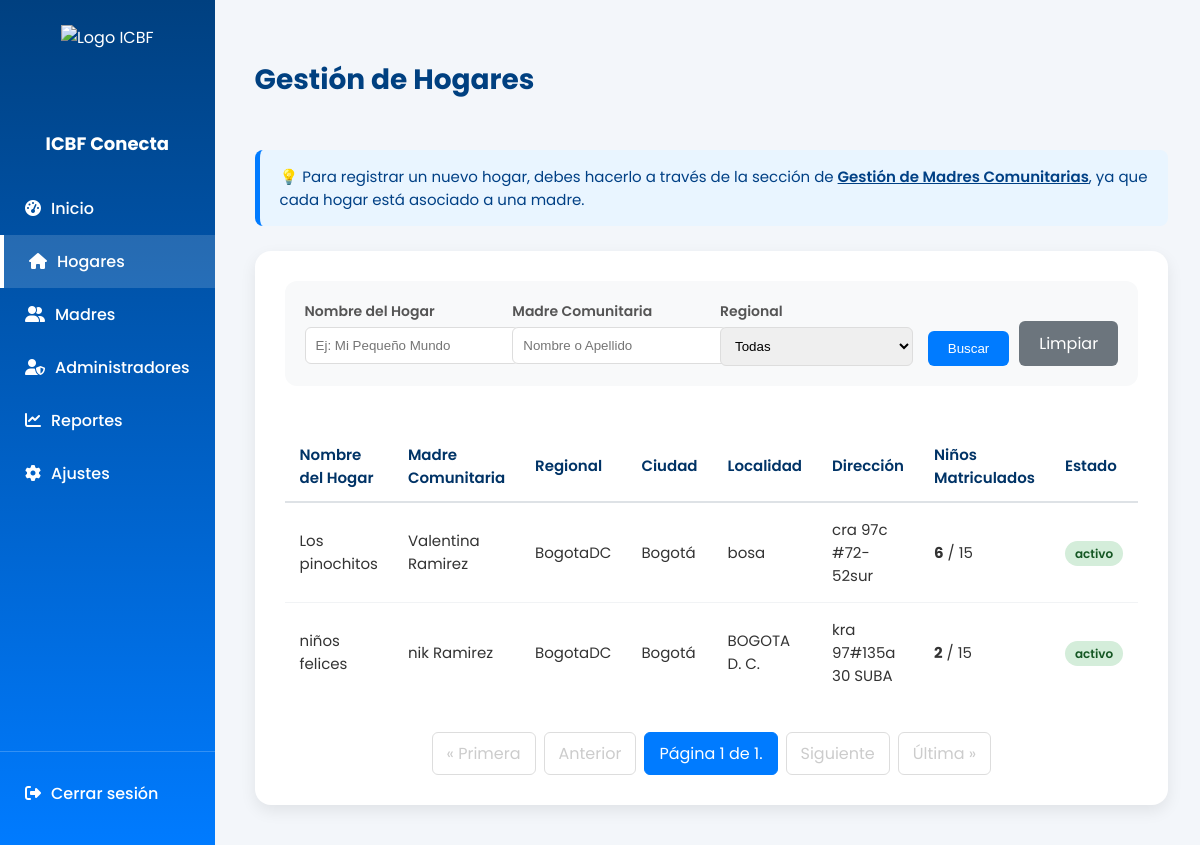
The page /hogares/ (signed in) on the database its author committed.
### core/models.py (models this page shows, shortened)
class HogarComunitario(models.Model):
    regional = models.ForeignKey(Regional, on_delete=models.PROTECT, related_name='hogares')
    ciudad = models.ForeignKey(Ciudad, on_delete=models.PROTECT, related_name='hogares')
    nombre_hogar = models.CharField(max_length=100)
    direccion = models.CharField(max_length=200)
    localidad = models.CharField(max_length=100)
    barrio = models.CharField(max_length=100, null=True, blank=True)
    estrato = models.IntegerField(null=True, blank=True)
    num_habitaciones = models.IntegerField(null=True, blank=True)
    num_banos = models.IntegerField(null=True, blank=True)
    material_construccion = models.CharField(max_length=100, null=True, blank=True)
    riesgos_cercanos = models.TextField(null=True, blank=True)
    fotos_interior = models.FileField(upload_to='hogares/fotos_interior/', null=True, blank=True)
    fotos_exterior = models.FileField(upload_to='hogares/fotos_exterior/', null=True, blank=True)
    geolocalizacion_lat = models.DecimalField(max_digits=10, decimal_places=7, null=True, blank=True)
    geolocalizacion_lon = models.DecimalField(max_digits=10, decimal_places=7, null=True, blank=True)
    tipo_tenencia = models.CharField(max_length=50, choices=[
        ('Propia', 'Propia'),
        ('Arrendada', 'Arrendada'),
        ('Comodato', 'Comodato')
    ], null=True, blank=True)
    documento_tenencia_pdf = models.FileField(upload_to='hogares/documentos_tenencia/', null=True, blank=True)
    capacidad_maxima = models.IntegerField(default=15)
    estado = models.CharField(
        max_length=20,
        choices=[
            ('activo', 'activo'),
            ('inactivo', 'inactivo'),
            ('en_mantenimiento', 'en_mantenimiento')
        ],
        default='activo'
    )
    madre = models.ForeignKey(MadreComunitaria, on_delete=models.PROTECT, related_name='hogares_asignados')
    fecha_registro = models.DateTimeField(auto_now_add=True)
    class Meta:
        db_table = 'hogares_comunitarios'

class MadreComunitaria(models.Model):
    usuario = models.OneToOneField(Usuario, on_delete=models.CASCADE, related_name='madre_profile')
    NIVEL_ESCOLARIDAD_CHOICES = [
        ('Primaria', 'Primaria'),
        ('Bachiller', 'Bachiller'),
        ('Técnico', 'Técnico'),
        ('Tecnólogo', 'Tecnólogo'),
        ('Profesional', 'Profesional')
    ]
    nivel_escolaridad = models.CharField(max_length=100, choices=NIVEL_ESCOLARIDAD_CHOICES)
    titulo_obtenido = models.CharField(max_length=150, null=True, blank=True)
    institucion = models.CharField(max_length=150, null=True, blank=True)
    experiencia_previa = models.TextField(null=True, blank=True)
    no_retirado_icbf = models.BooleanField(default=False)
    disponibilidad_tiempo = models.BooleanField(default=False)
    firma_digital = models.FileField(upload_to='madres_documentos/firmas/', null=True, blank=True)
    foto_madre = models.ImageField(upload_to='madres_documentos/fotos/', null=True, blank=True)
    documento_identidad_pdf = models.FileField(upload_to='madres_documentos/cedulas/', null=True, blank=True)
    certificado_escolaridad_pdf = models.FileField(upload_to='madres_documentos/educacion/', null=True, blank=True)
    certificado_antecedentes_pdf = models.FileField(upload_to='madres_documentos/antecedentes/', null=True, blank=True)
    certificado_medico_pdf = models.FileField(upload_to='madres_documentos/medico/', null=True, blank=True)
    certificado_residencia_pdf = models.FileField(upload_to='madres_documentos/residencia/', null=True, blank=True)
    cartas_recomendacion_pdf = models.FileField(upload_to='madres_documentos/recomendaciones/', null=True, blank=True)
    fecha_registro = models.DateTimeField(auto_now_add=True)
    class Meta:
        db_table = 'madres_comunitarias'

class Usuario(AbstractUser):
    TIPO_DOCUMENTO_CHOICES = [
        ('CC', 'Cédula de ciudadanía'),
        ('TI', 'Tarjeta de identidad'),
        ('CE', 'Cédula de extranjería'),
        ('PA', 'Pasaporte'),
    ]
    username = None
    tipo_documento = models.CharField(max_length=5, choices=TIPO_DOCUMENTO_CHOICES, default='CC')
    documento = models.BigIntegerField(unique=True)
    nombres = models.CharField(max_length=50)
    apellidos = models.CharField(max_length=50)
    correo = models.EmailField(max_length=100, unique=True)
    direccion = models.CharField(max_length=100, null=True, blank=True)
    telefono = models.CharField(max_length=20, null=True, blank=True)
    rol = models.ForeignKey(Rol, on_delete=models.PROTECT, null=True)
    foto_admin = models.ImageField(upload_to=admin_upload_path, null=True, blank=True)
    fecha_creacion = models.DateTimeField(auto_now_add=True)
    fecha_actualizacion = models.DateTimeField(auto_now=True)
    EMAIL_FIELD = 'correo'
    USERNAME_FIELD = 'documento'
    REQUIRED_FIELDS = ['nombres', 'apellidos', 'correo', 'tipo_documento']
    objects = CustomUserManager()
    class Meta:
        db_table = 'usuarios'

class Regional(models.Model):
    nombre = models.CharField(max_length=100, unique=True)
    class Meta:
        db_table = 'regionales'
        verbose_name = 'Regional'
        verbose_name_plural = 'Regionales'

class Ciudad(models.Model):
    nombre = models.CharField(max_length=120)
    regional = models.ForeignKey(Regional, on_delete=models.CASCADE, related_name="ciudades")

### core/views.py (the view)
# urls.py: path('hogares/', views.listar_hogares, name='listar_hogares'), # <-- NUEVA RUTA
@login_required
@rol_requerido('administrador')
def listar_hogares(request):
    query_nombre = request.GET.get('nombre_hogar', '')
    query_madre = request.GET.get('madre', '')
    query_regional = request.GET.get('regional', '')
    hogares = HogarComunitario.objects.select_related(
        'madre__usuario', 'regional'
    ).annotate(
        num_ninos=Count('ninos')
    ).order_by('regional__nombre', 'nombre_hogar')
    if query_nombre:
        hogares = hogares.filter(nombre_hogar__icontains=query_nombre)
    if query_madre:
        hogares = hogares.filter(Q(madre__usuario__nombres__icontains=query_madre) | Q(madre__usuario__apellidos__icontains=query_madre))
    if query_regional:
        hogares = hogares.filter(regional_id=query_regional)
    paginator = Paginator(hogares, 5) # 5 hogares por página
    page_number = request.GET.get('page')
    hogares_paginados = paginator.get_page(page_number)
    context = {
        'hogares': hogares_paginados, # Enviar el objeto paginado
        'regionales_filtro': Regional.objects.all().order_by('nombre'), # Para el dropdown de filtros
        'filtros': {
            'nombre_hogar': query_nombre,
            'madre': query_madre,
            'regional': query_regional,
        },
        'paginator': paginator # Opcional
    }
    return render(request, 'admin/hogares_list.html', context)

### core/views.py (called while the page is built)
def rol_requerido(nombre_rol):
    def decorator(view_func):
        @wraps(view_func)
        def _wrapped_view(request, *args, **kwargs):
            if not request.user.is_authenticated or not hasattr(request.user, 'rol') or request.user.rol.nombre_rol != nombre_rol:
                messages.error(request, 'Acceso denegado. No tienes los permisos necesarios.')
                return redirect('home')  # Redirigir a una página de inicio o de error
            return view_func(request, *args, **kwargs)
        return _wrapped_view
    return decorator

### icbfconecta/context_processors.py (called while the page is built)
def user_context(request):
    context = {}
    if request.user.is_authenticated:
        nombre_completo = f"{request.user.nombres} {request.user.apellidos}".strip()
        context['nombre_madre'] = nombre_completo
        if hasattr(request.user, 'madre_profile') and request.user.madre_profile.foto_madre:
            context['foto_perfil_url'] = request.user.madre_profile.foto_madre.url
    return context

### templates/admin/hogares_list.html (shortened to what this page needs)
{% load static %}
<!DOCTYPE html>
<html lang="es">
<head>
  <link rel="stylesheet" href="https://cdnjs.cloudflare.com/ajax/libs/font-awesome/6.5.0/css/all.min.css">
</head>
<body>
  <div class="sidebar">
    <img src="{% static 'img/logoSinFondo.png' %}" alt="Logo ICBF" />
    <h2>ICBF Conecta</h2>
    <a href="{% url 'admin_dashboard' %}"><i class="fa-solid fa-tachometer-alt"></i> Inicio</a>
    <a href="{% url 'listar_hogares' %}" class="active"><i class="fa-solid fa-house"></i> Hogares</a>
    <a href="{% url 'listar_madres' %}"><i class="fa-solid fa-user-group"></i> Madres</a>
    <a href="{% url 'listar_administradores' %}"><i class="fa-solid fa-user-shield"></i> Administradores</a>
    <a href="{% url 'admin_reportes' %}" ><i class="fa-solid fa-chart-line"></i> Reportes</a>
    <div class="dropdown">
      <a href="#"><i class="fa-solid fa-cog"></i> Ajustes</a>
    </div>
    <div class="logout">
      <form method="post" action="{% url 'logout' %}" style="display: inline;">
        <button type="submit" style="background: none; border: none; color: white; cursor: pointer; padding: 14px 25px; display: flex; align-items: center; gap: 10px; font-family: 'Poppins', sans-serif; font-size: 16px; font-weight: 500; width: 100%; text-align: left;">
          <i class="fa-solid fa-right-from-bracket"></i> Cerrar sesión
        </button>
      </form>
    </div>
  </div>
  <div class="main">
    <header>
      <h1>Gestión de Hogares</h1>
    </header>
    <div class="info-box">
      💡 Para registrar un nuevo hogar, debes hacerlo a través de la sección de <a href="{% url 'listar_madres' %}">Gestión de Madres Comunitarias</a>, ya que cada hogar está asociado a una madre.
    </div>
    <div class="tabla-container">
      <div class="top-bar">
        <form method="get" action="{% url 'listar_hogares' %}" class="filtros-form">
          <div class="form-group">
            <label for="nombre_hogar">Nombre del Hogar</label>
            <input type="text" name="nombre_hogar" id="nombre_hogar" value="{{ filtros.nombre_hogar|default:'' }}" placeholder="Ej: Mi Pequeño Mundo">
          </div>
          <div class="form-group">
            <label for="madre">Madre Comunitaria</label>
            <input type="text" name="madre" id="madre" value="{{ filtros.madre|default:'' }}" placeholder="Nombre o Apellido">
          </div>
          <div class="form-group">
            <label for="regional">Regional</label>
            <select name="regional" id="regional">
              <option value="">Todas</option>
            </select>
          </div>
          <div class="actions">
            <button type="submit" class="btn-filtro btn-buscar">Buscar</button>
            <a href="{% url 'listar_hogares' %}" class="btn-filtro btn-limpiar">Limpiar</a>
          </div>
        </form>
      </div>
      <table>
        <thead>
          <tr>
            <th>Nombre del Hogar</th>
            <th>Madre Comunitaria</th>
            <th>Regional</th>
            <th>Ciudad</th>
            <th>Localidad</th>
            <th>Dirección</th>
            <th>Niños Matriculados</th>
            <th>Estado</th>
          </tr>
        </thead>
        <tbody>
          {% for hogar in hogares %}
          <tr>
            <td>{{ hogar.nombre_hogar }}</td>
            <td>{{ hogar.madre.usuario.nombres }} {{ hogar.madre.usuario.apellidos }}</td>
            <td>{{ hogar.regional.nombre|default:"N/A" }}</td>
            <td>{{ hogar.ciudad.nombre|default:"N/A" }}</td>
            <td>{{ hogar.localidad }}</td>
            <td>{{ hogar.direccion }}</td>
            <td>
              <strong>{{ hogar.num_ninos }}</strong> / {{ hogar.capacidad_maxima }}
            </td>
            <td>
              <span class="estado {{ hogar.estado }}">{{ hogar.get_estado_display }}</span>
            </td>
          </tr>
          {% empty %}
            <td colspan="7" style="text-align: center; padding: 20px;">No hay hogares registrados.</td>
          </tr>
          {% endfor %}
        </tbody>
      </table>
      <div class="pagination">
        {% if hogares.has_previous %}
          <a href="?page=1{% for key, value in filtros.items %}&{{ key }}={{ value }}{% endfor %}">&laquo; Primera</a>
          <a href="?page={{ hogares.previous_page_number }}{% for key, value in filtros.items %}&{{ key }}={{ value }}{% endfor %}">Anterior</a>
        {% else %}
          <span class="disabled">&laquo; Primera</span>
          <span class="disabled">Anterior</span>
        {% endif %}
        <span class="current">
          Página {{ hogares.number }} de {{ hogares.paginator.num_pages }}.
        </span>
        {% if hogares.has_next %}
          <a href="?page={{ hogares.next_page_number }}{% for key, value in filtros.items %}&{{ key }}={{ value }}{% endfor %}">Siguiente</a>
          <a href="?page={{ hogares.paginator.num_pages }}{% for key, value in filtros.items %}&{{ key }}={{ value }}{% endfor %}">Última &raquo;</a>
        {% else %}
          <span class="disabled">Siguiente</span>
          <span class="disabled">Última &raquo;</span>
        {% endif %}
      </div>
    </div>
  </div>
</body>
</html>

### templates/admin/hogares_list.html (style rules this page uses)
body { font-family: "Poppins", sans-serif; background-color: #f3f6fa; color: #333; display: flex; min-height: 100vh; margin: 0; }
.sidebar { width: 250px; background: linear-gradient(180deg, #004080, #007bff); color: white; display: flex; flex-direction: column; padding: 25px 0; }
.sidebar img { height: 70px; margin: 0 auto 20px; }
.sidebar h2 { text-align: center; font-weight: 700; margin-bottom: 25px; font-size: 18px; }
.sidebar a { color: white; text-decoration: none; padding: 14px 25px; display: flex; align-items: center; gap: 10px; font-weight: 500; transition: background 0.3s ease; }
.sidebar a:hover, .sidebar a.active { background: rgba(255, 255, 255, 0.15); border-left: 4px solid #ffffff; }
.sidebar .dropdown { position: relative; }
.sidebar .logout { margin-top: auto; border-top: 1px solid rgba(255,255,255,0.2); padding-top: 15px; }
.main { flex: 1; padding: 40px; }
.main header { display: flex; justify-content: space-between; align-items: center; margin-bottom: 30px; }
.main header h1 { font-size: 28px; color: #004080; font-weight: 700; }
.top-bar { display: flex; justify-content: space-between; align-items: flex-start; margin-bottom: 25px; }
.filtros-form { display: flex; gap: 15px; margin-bottom: 20px; background-color: #f8f9fa; padding: 20px; border-radius: 12px; }
.filtros-form input, .filtros-form select { width: 100%; padding: 10px; border: 1px solid #ddd; border-radius: 6px; }
.filtros-form .form-group { flex: 1; }
.filtros-form label { display: block; margin-bottom: 5px; font-weight: 600; color: #555; font-size: 14px; }
.filtros-form .actions { display: flex; align-items: flex-end; gap: 10px; }
.btn-filtro { padding: 10px 20px; border: none; border-radius: 6px; cursor: pointer; color: white; }
.btn-buscar { background-color: #007bff; }
.btn-limpiar { background-color: #6c757d; text-decoration: none; display: inline-block; text-align: center; }
.tabla-container { background-color: white; border-radius: 16px; padding: 30px; box-shadow: 0 6px 16px rgba(0,0,0,0.08); }
table { width: 100%; border-collapse: collapse; font-size: 15px; }
thead { border-bottom: 2px solid #dee2e6; }
th { padding: 12px 15px; text-align: left; font-weight: 600; color: #003366; }
td { padding: 15px; border-bottom: 1px solid #f1f3f5; }
tbody tr:last-child td { border-bottom: none; }
.info-box { background-color: #e9f5ff; border-left: 5px solid #007bff; padding: 15px 20px; margin-bottom: 25px; border-radius: 8px; font-size: 15px; color: #004085; }
.info-box a { color: #004085; font-weight: 600; text-decoration: underline; }
.estado { padding: 4px 10px; border-radius: 20px; font-size: 12px; font-weight: 600; }
.estado.activo { background-color: #d4edda; color: #155724; }
.pagination { display: flex; justify-content: center; align-items: center; margin-top: 30px; gap: 8px; }
.pagination a, .pagination span { color: #007bff; padding: 8px 14px; text-decoration: none; transition: background-color .3s; border: 1px solid #ddd; border-radius: 6px; }
.pagination .current { background-color: #007bff; color: white; border-color: #007bff; }
.pagination .disabled { color: #ccc; border-color: #ddd; }

### rows shown on the page
HogarComunitario: nombre_hogar "Los pinochitos", madre.usuario.nombres "Valentina", madre.usuario.apellidos "Ramirez", regional.nombre "BogotaDC", ciudad.nombre "Bogotá", localidad "bosa", direccion "cra 97c #72-52sur", num_ninos "6", capacidad_maxima "15", estado "activo"
HogarComunitario: nombre_hogar "niños felices", madre.usuario.nombres "nik", madre.usuario.apellidos "Ramirez", regional.nombre "BogotaDC", ciudad.nombre "Bogotá", localidad "BOGOTA D. C.", direccion "kra 97#135a 30 SUBA", num_ninos "2", capacidad_maxima "15", estado "activo"

### other values the page prints
{{ hogares.number }} "1"
{{ hogares.paginator.num_pages }} "1"
